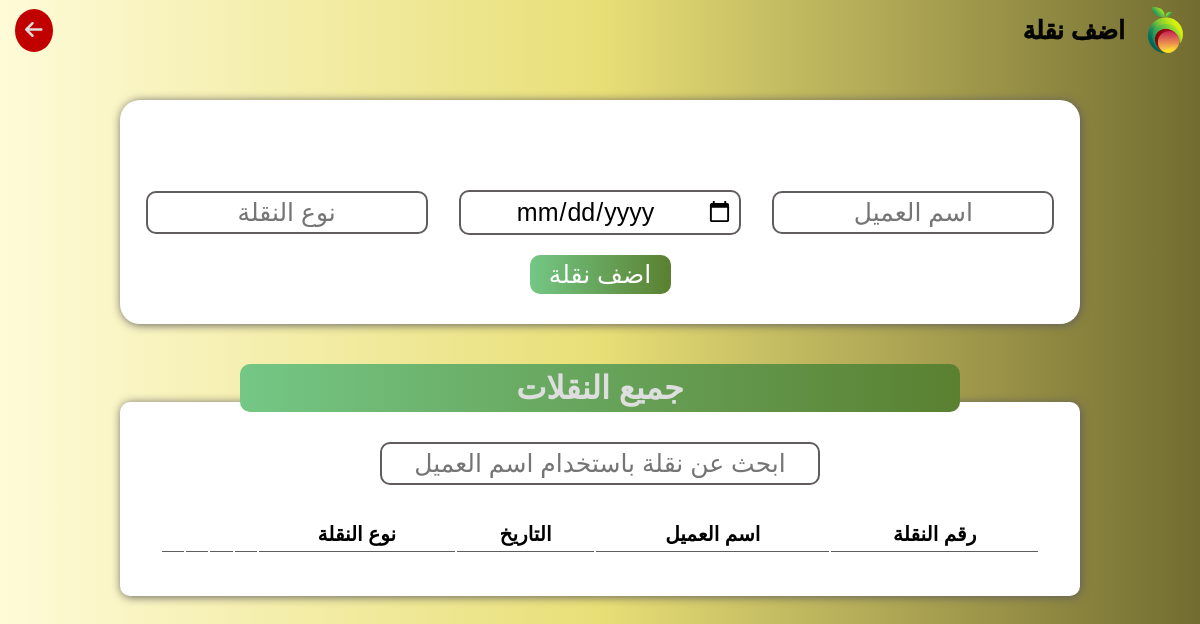
The page /addcontainer on the database as committed earlier.
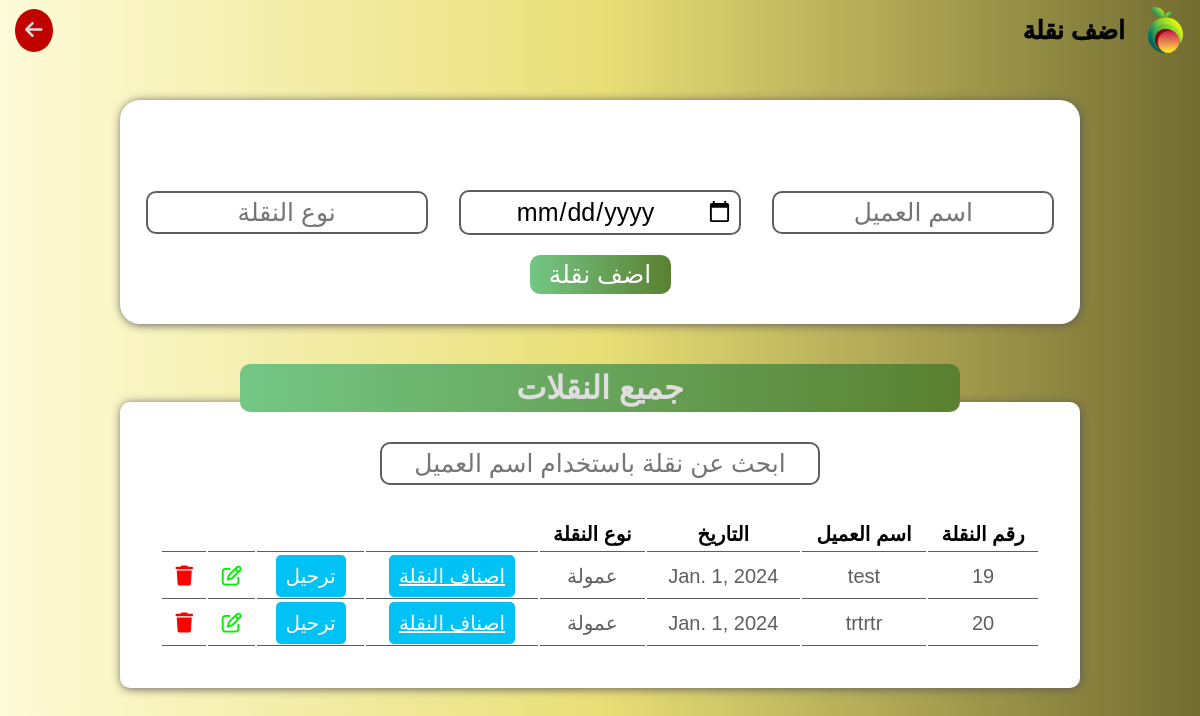
The same page on the database as committed later.
### user/models.py (models this page shows, shortened)
class Container(models.Model):
    supplier = models.ForeignKey(Supplier, on_delete=models.SET_NULL, null=True)
    date = models.DateField()
    type = models.CharField(max_length=30, default='عمولة')
    num_sold_items = models.PositiveIntegerField(null=True)
    num_not_sold_items = models.PositiveIntegerField(null=True)

class Supplier(models.Model):
    name = models.CharField(max_length=30)
    place = models.CharField(max_length=70, default='غير محدد')
    date = models.DateField(default=timezone.now().date())
    his_money = models.DecimalField(max_digits=10, decimal_places=2, default=0)
    on_him_money = models.DecimalField(max_digits=10, decimal_places=2,default=0)
    total = models.DecimalField(max_digits=10, decimal_places=2, blank=True, null=True)
    num_of_containers = models.PositiveIntegerField(default=0)
    @property
    def total(self):
        return self.his_money - self.on_him_money
    @property
    def num_of_containers(self):
        return self.container_set.count()

### user/views.py (the view, shortened to what this page needs)
# urls.py: path('addcontainer',views.add_container, name='addcontainer' ),
def add_container(request):
    container = Container.objects.all()
    context = {'container':container}
    containers = Container.objects.all()
    context = {'containers': containers}
    return render(request, 'add.html', context)

### templates/add.html (shortened to what this page needs)
{% load static %}
<!DOCTYPE html>
<html lang="en">
<head>
    <link rel="stylesheet" href="https://cdnjs.cloudflare.com/ajax/libs/font-awesome/6.5.1/css/all.min.css" />
    <link rel="stylesheet" href="{% static "css/main.css" %}">
</head>
<body>
    <header>
        <div class="main">
            <img src="{% static "images/logo.png" %}" alt="">
            <h1>اضف نقلة</h1>
        </div>
        <a href="#" onclick="goBack()"><i class="fa-solid fa-arrow-left"></i></a>
    </header>
    <div class="addnewcar">
        <form method="POST" class="addcar" action="{% url "addcontainer" %}">
            <ul class="messages">
            </ul>
            <div>
                <input name='supplier' type="text" placeholder="اسم العميل">
                <input name='date' type="date" placeholder="التاريخ">
                <input name='type' type="text" placeholder="نوع النقلة">
            </div>
            <button class="addbtn">اضف نقلة</button>
        </form>
        <div class="title">
            <h1>جميع النقلات</h1>
        </div>
        <div class="table">
            <input id="searchbar" type="text" placeholder="ابحث عن نقلة باستخدام اسم العميل">
            <table>
                <thead>
                    <tr>
                        <th>رقم النقلة</th>
                        <th>اسم العميل</th>
                        <th>التاريخ</th>
                        <th>نوع النقلة</th>
                        <th></th>
                        <th></th>
                        <th></th>
                        <th></th>
                    </tr>
                </thead>
                <tbody id="tablebody">
                    <tr>
                        {% for container in containers  %}
                        <td>{{container.id}}</td>
                        <td>{{container.supplier.name}}</td>
                        <td>{{container.date}}</td>
                        <td>{{container.type}}</td>
                        <td><a href="{% url "containeritems" container.id %}" class="type" id="addkind">اصناف النقلة</a></td>
                        <td><a style="text-decoration: none;" href="{% url "sellcar" %}" class="type" id="sellbtn">ترحيل</a></td>
                        <td><a href="{% url "containerupdate" container.id %}" id="editcar" class="btn" style="color: #00F000;"><i class="fa-regular fa-pen-to-square"></i></a></td>
                        <td><a href="{% url "containerdelete" container.id %}" id="deletecar" class="btn"  style="color: #FF0000;" ><i class="fa-solid fa-trash"></i></a></td>
                    </tr>
                    {% endfor %}
                </tbody>
            </table>
        </div>
    </div>
</body>
</html>

Rows that differ between the two databases and show on the page:
added Container: id "19", supplier.name "test", date "Jan. 1, 2024", type "عمولة"
added Container: id "20", supplier.name "trtrtr", date "Jan. 1, 2024", type "عمولة"
